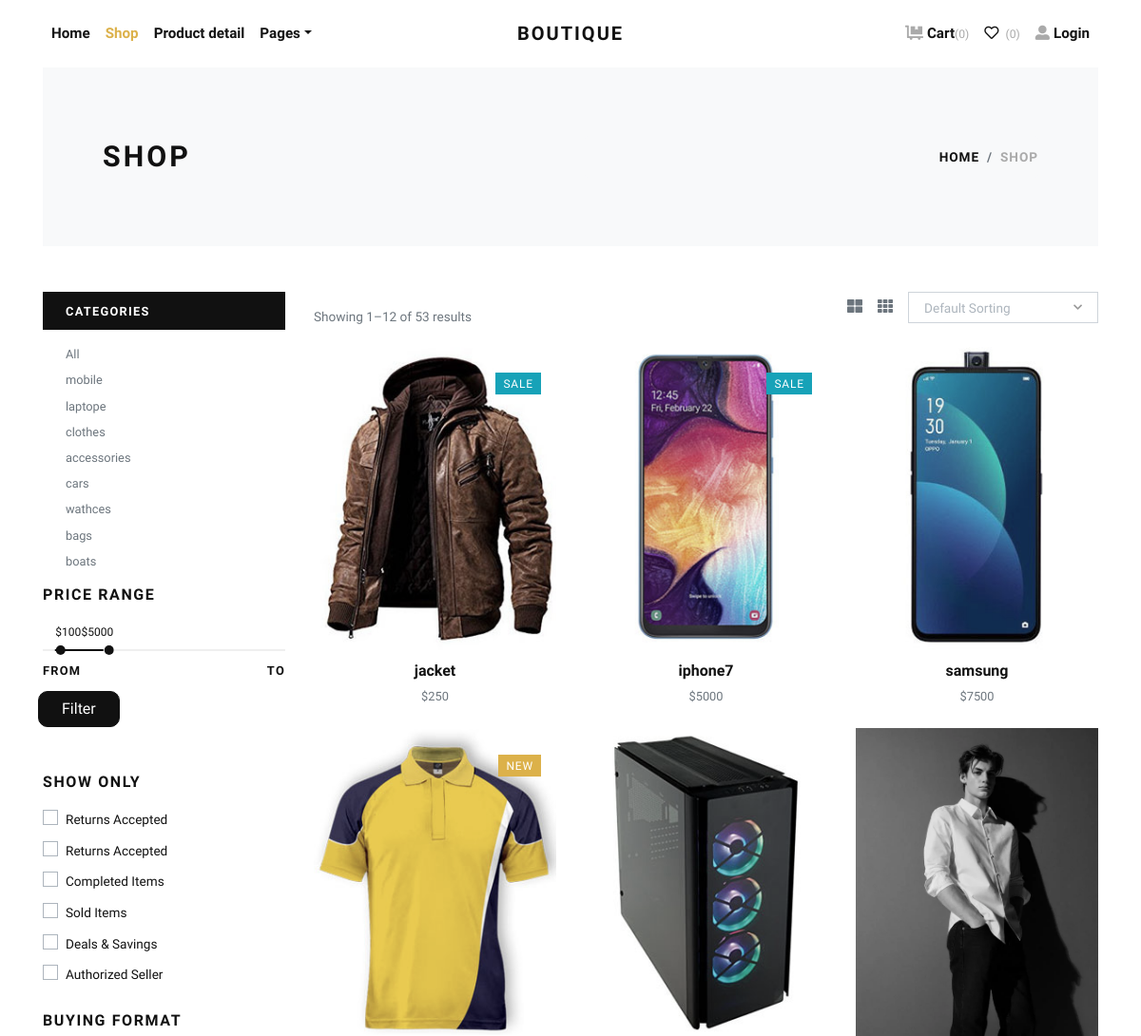
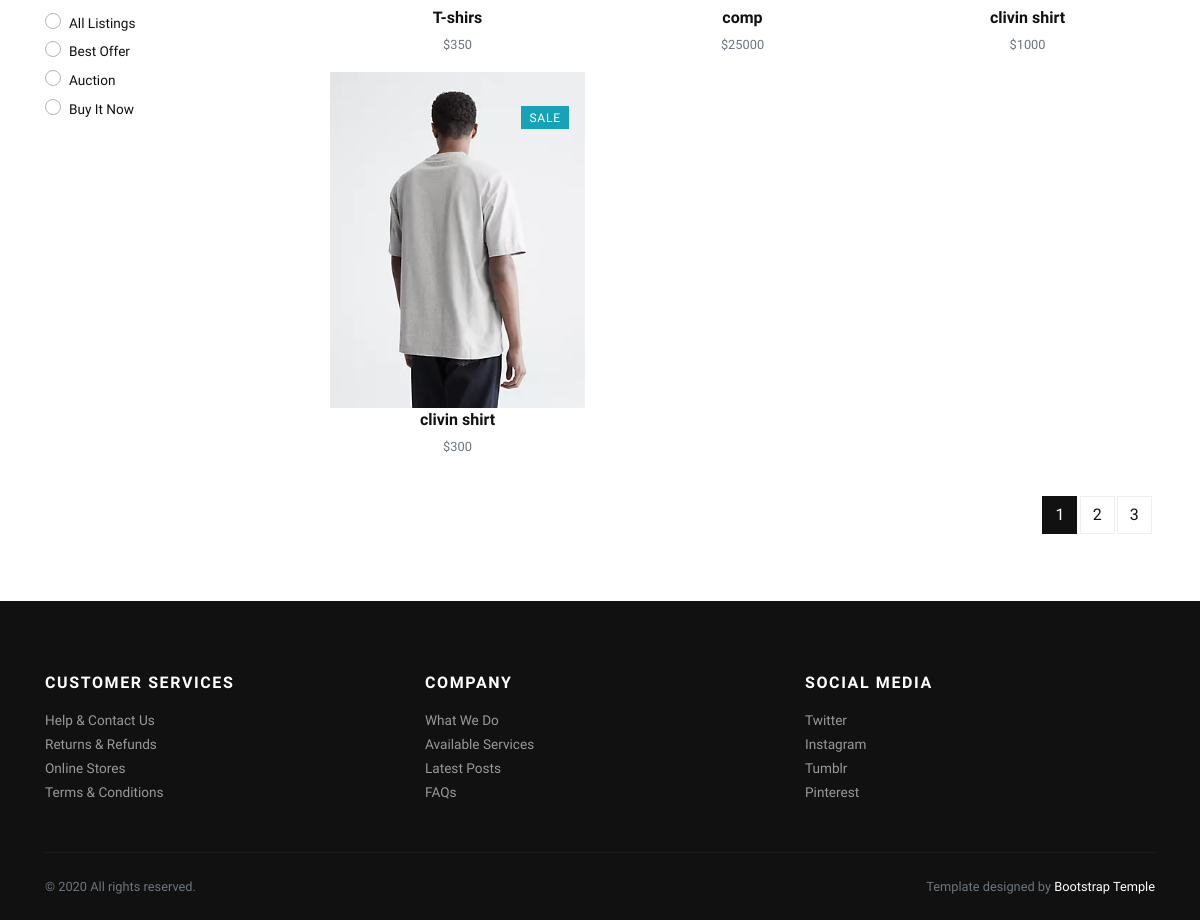
The page /shop.php on the database its author committed (2 pictures, top to bottom).
### tables this page shows
CREATE TABLE `category` (
  `id` int(11) NOT NULL,
  `name` varchar(255) NOT NULL
);

CREATE TABLE `products` (
  `id` int(1) NOT NULL,
  `name` varchar(255) NOT NULL,
  `price` int(1) NOT NULL,
  `image` varchar(255) NOT NULL,
  `describtion` text NOT NULL,
  `count` int(1) NOT NULL,
  `brand` int(1) NOT NULL,
  `category` int(1) NOT NULL,
  `views` int(1) NOT NULL,
  `sale` int(11) NOT NULL,
  `new` tinyint(1) NOT NULL,
  `rate` int(11) NOT NULL
);

### shop.php (the view, shortened to what this page needs)
<?php
    include 'includes/Nav.php';
$pageee = $_SESSION['page'];
    if(!isset($_GET['cat_id'])){
      $selectAll = "SELECT * FROM products";
      $pages = $connection -> query($selectAll);
      $numOfPages = ceil(($pages -> num_rows) / 7);
      $selectProduct = "SELECT * FROM products LIMIT $pageee,7";
    }else{
      $catId = $_GET['cat_id'];
      $selectAll = "SELECT * FROM products WHERE category = $catId";
      $pages = $connection -> query($selectAll);
      $numOfPages = ceil(($pages -> num_rows) / 7);
      $selectProduct = "SELECT * FROM products WHERE category = $catId  LIMIT $pageee,7";
    }
    $query = $connection -> query($selectProduct);
?>
      <div class="container">
        <section class="py-5 bg-light">
          <div class="container">
            <div class="row px-4 px-lg-5 py-lg-4 align-items-center">
              <div class="col-lg-6">
                <h1 class="h2 text-uppercase mb-0">Shop</h1>
              </div>
              <div class="col-lg-6 text-lg-right">
                <nav aria-label="breadcrumb">
                  <ol class="breadcrumb justify-content-lg-end mb-0 px-0">
                    <li class="breadcrumb-item"><a href="index.php">Home</a></li>
                    <li class="breadcrumb-item active" aria-current="page">Shop</li>
                  </ol>
                </nav>
              </div>
            </div>
          </div>
        </section>
        <section class="py-5">
          <div class="container p-0">
            <div class="row">
              <div class="col-lg-3 order-2 order-lg-1">
                <div class="py-2 px-4 bg-dark text-white mb-3"><strong class="small text-uppercase font-weight-bold">Categories </strong></div>
                <ul class="list-unstyled small text-muted pl-lg-4 font-weight-normal">
                  <li class="mb-2"><a class="reset-anchor" href="?">All</a></li>
                  <?php
                        $selection = $connection -> query('SELECT * FROM  category');
                      foreach($selection as $category){
                  ?>
                  <li class="mb-2"><a class="reset-anchor <?php
                     if(isset($_GET['cat_id'])){
                       if($category['id'] == $_GET['cat_id']){echo"cat-active";}
                     }
                  ?>" href="phpUserFuntions/nextProductPage.php?cat_id=<?= $category['id']?>&page=0"><?= $category['name']?></a></li>
                  <?php
                      }
                  ?>
                </ul>
            <h6 class="text-uppercase mb-4">Price range</h6>
                <div class="price-range pt-4 mb-5">
                  <div id="range"></div>
                  <div class="row pt-2">
                    <div class="col-6"><strong class="small font-weight-bold text-uppercase">From</strong></div>
                    <div class="col-6 text-right"><strong class="small font-weight-bold text-uppercase">To</strong></div>
                    <button class="btn btn-dark mt-10 w-fit rad-10 price-filter hvr-forward" style="margin-left: 10px;">Filter</button>
                  </div>
                </div>
                <h6 class="text-uppercase mb-3">Show only</h6>
                <div class="custom-control custom-checkbox mb-1">
                  <label class="custom-control-label text-small" for="customCheck1">Returns Accepted</label>
                </div>
                <div class="custom-control custom-checkbox mb-1">
                  <label class="custom-control-label text-small" for="customCheck2">Returns Accepted</label>
                </div>
                <div class="custom-control custom-checkbox mb-1">
                  <label class="custom-control-label text-small" for="customCheck3">Completed Items</label>
                </div>
                <div class="custom-control custom-checkbox mb-1">
                  <label class="custom-control-label text-small" for="customCheck4">Sold Items</label>
                </div>
                <div class="custom-control custom-checkbox mb-1">
                  <label class="custom-control-label text-small" for="customCheck5">Deals &amp; Savings</label>
                </div>
                <div class="custom-control custom-checkbox mb-4">
                  <label class="custom-control-label text-small" for="customCheck6">Authorized Seller</label>
                </div>
                <h6 class="text-uppercase mb-3">Buying format</h6>
                <div class="custom-control custom-radio">
                  <label class="custom-control-label text-small" for="customRadio1">All Listings</label>
                </div>
                <div class="custom-control custom-radio">
                  <label class="custom-control-label text-small" for="customRadio2">Best Offer</label>
                </div>
                <div class="custom-control custom-radio">
                  <label class="custom-control-label text-small" for="customRadio3">Auction</label>
                </div>
                <div class="custom-control custom-radio">
                  <label class="custom-control-label text-small" for="customRadio4">Buy It Now</label>
                </div>
              </div>
              <div class="col-lg-9 order-1 order-lg-2 mb-5 mb-lg-0">
                <div class="row mb-3 align-items-center">
                  <div class="col-lg-6 mb-2 mb-lg-0">
                    <p class="text-small text-muted mb-0">Showing 1–12 of 53 results</p>
                  </div>
                  <div class="col-lg-6  mb-20">
                    <ul class="list-inline d-flex align-items-center justify-content-lg-end mb-0">
                      <li class="list-inline-item text-muted mr-3"><a class="reset-anchor p-0" href="#"><i class="fas fa-th-large"></i></a></li>
                      <li class="list-inline-item text-muted mr-3"><a class="reset-anchor p-0" href="#"><i class="fas fa-th"></i></a></li>
                      <li class="list-inline-item">
                      </li>
                    </ul>
                  </div>
                </div>
                <div class="row product-container">
                  <?php
                      foreach($query as $product){
                        $price =$product['price'];
                  ?>
                  <div class="col-lg-4 col-sm-6  hvr-float mb-20" >
                    <div class="product text-center" data-aos="fade-up"  data-aos-duration="1500">
                      <div class="mb-3 position-relative">
                        <div class="badge text-white badge-"></div><a class="d-flex justify-content-center align-center mb-20" style="height: 300px;" href="detail.php?id=<?=$product['id']?>"><img class="img-fluid w-100" src="admin/images/<?=$product['image']?>" alt="..."></a>
                         <?php
                      if($product['new'] == 1){
                        echo "<div class='badge text-white badge-primary'>New</div>";
                      }if ($product['sale'] > 0){
                        echo "<div class='badge text-white badge-info'>Sale</div>";
                        $price = $product['sale'];
                      }
                  ?>
                      </div>
                      <h6> <a class="reset-anchor" href="detail.php?id=<?=$product['id']?>"><?=$product['name']?></a></h6>
                      <p class="small text-muted">$<?=$price?></p>
                    </div>
                  </div>
                  <?php
                      }
                  ?>
                </div>
                <nav aria-label="Page navigation example">
                  <ul class="pagination justify-content-center justify-content-lg-end">
                    <?php
                        for($i = 0; $i < $numOfPages ; $i++){
                    ?>
                    <li class="page-item <?php
                        if($_SESSION['page'] / 7 == $i) {echo "active";}
                    ?>"><a class="page-link" href="phpUserFuntions/nextProductPage.php?page=<?= $i ?> <?php
                        if(isset($_GET['cat_id'])){
                          echo "&cat_id=" . $_GET['cat_id'];
                        }
                    ?>"><?= $i+1 ?></a></li>
                  <?php
                      }
                  ?>
                  </ul>
                </nav>
              </div>
            </div>
          </div>
        </section>
      </div>
         <?php
    include 'includes/Footer.php';
?>
      <link href="https://unpkg.com/aos@2.3.1/dist/aos.css" rel="stylesheet" />
      <link rel="stylesheet" href="https://use.fontawesome.com/releases/v5.7.1/css/all.css">
    </div>
  </body>
</html>

### css/style.default.css (style rules this page uses)
.text-small { font-size: 0.85rem !important; }
strong { font-weight: 700; }
.product img { -webkit-filter: grayscale(40%); filter: grayscale(40%); transition: all 0.3s; }
.product .badge { position: absolute; top: 1rem; right: 1rem; z-index: 999; }
.text-uppercase { text-transform: uppercase; letter-spacing: 0.1em; }
.reset-anchor { color: inherit; transition: all 0.3s; }
.noUi-target { background: #efefef; border-radius: 0; border: none; box-shadow: none; }
.noUi-horizontal { height: 2px; }
.btn { font-weight: 400; border: 1px solid transparent; font-family: inherit; padding: 0.375rem 1.5rem; font-size: 1rem; line-height: 1.5; border-radius: 0; transition: color 0.15s ease-in-out, background-color 0.15s ease-in-out, border-color 0.15s ease-in-out, box-shadow 0.15s ease-in-out; }
.btn-dark { color: #fff; background-color: #111111; border-color: #111111; }
body { font-family: "Libre Franklin", sans-serif; font-size: 1rem; font-weight: 400; line-height: 1.5; color: #111111; background-color: #fff; }
h1, h2, h3, h4, h5, h6, .h1, .h2, .h3, .h4, .h5, .h6 { margin-bottom: 0.5rem; font-family: inherit; font-weight: 900; line-height: 1.2; color: inherit; }
h1, .h1 { font-size: 2.2rem; }
h2, .h2 { font-size: 1.9rem; }
h6, .h6 { font-size: 1rem; }
.page-item:first-child .page-link { border-top-left-radius: 0; border-bottom-left-radius: 0; }
.page-item:last-child .page-link { border-top-right-radius: 0; border-bottom-right-radius: 0; }
.page-item.active .page-link { color: #fff; background-color: #111111; border-color: #111111; }
.page-link { padding: 0.5rem 0.75rem; line-height: 1.25; color: #111111; background-color: none; border: 1px solid #eee; margin: 0.2rem; transition: all 0.3s; }
.bg-light { background-color: #f8f9fa !important; }
.bg-dark { background-color: #111111 !important; }
.badge-primary { color: #212529; background-color: #dcb14a; text-transform: uppercase; letter-spacing: 0.07em; border-radius: 0; font-weight: 400; padding: 0.35rem 0.5rem; }
.badge-info { color: #fff; background-color: #17a2b8; text-transform: uppercase; letter-spacing: 0.07em; border-radius: 0; font-weight: 400; padding: 0.35rem 0.5rem; }
.custom-checkbox .custom-control-label::before { border-radius: 0; }
.custom-radio .custom-control-label::before { border-radius: 50%; }
.custom-control-label { font-weight: 400; line-height: 2.1em; cursor: pointer; }
.breadcrumb { background: #f8f9fa; }
.breadcrumb-item { font-size: 0.85rem; text-transform: uppercase; letter-spacing: 0.07em; font-weight: 900; color: #111111; }
.breadcrumb-item a { color: inherit; transition: all 0.3s; }
.breadcrumb-item.active { color: #aaa; }

### css/framework.css (style rules this page uses)
:root { --blue-color: #0075ff; --blue-alt-color: #0d69d5; --orange-color: #f59e0b; --green-color: #22c55e; --red-color: #f44336; --grey-color: #888; --fa-style-family-classic: "Font Awesome 6 Free"; --heading-color: #012f63; --text--clolor: #FE667B; --footer-color: #0E8388; --backgroung--color: #A6E3E9; }
.d-flex { display: flex; }
.align-center { align-items: center; }
.mt-10 { margin-top: 10px; }
.mb-20 { margin-bottom: 20px; }
.rad-10 { border-radius: 10px; }
.w-fit { width: fit-content; }

### rows shown on the page
category: name "mobile"
category: name "laptope"
category: name "clothes"
category: name "accessories"
category: name "cars"
category: name "wathces"
category: name "bags"
category: name "boats"
products: image (picture), shows "SALE", name "jacket", sale "250"
products: image (picture), shows "SALE", name "iphone7", sale "5000"
products: image (picture), name "samsung", price "7500"
products: image (picture), new "NEW", name "T-shirs", price "350"
products: image (picture), name "comp", price "25000"
products: image (picture), name "clivin shirt", price "1000"
products: image (picture), shows "SALE", name "clivin shirt", sale "300"
